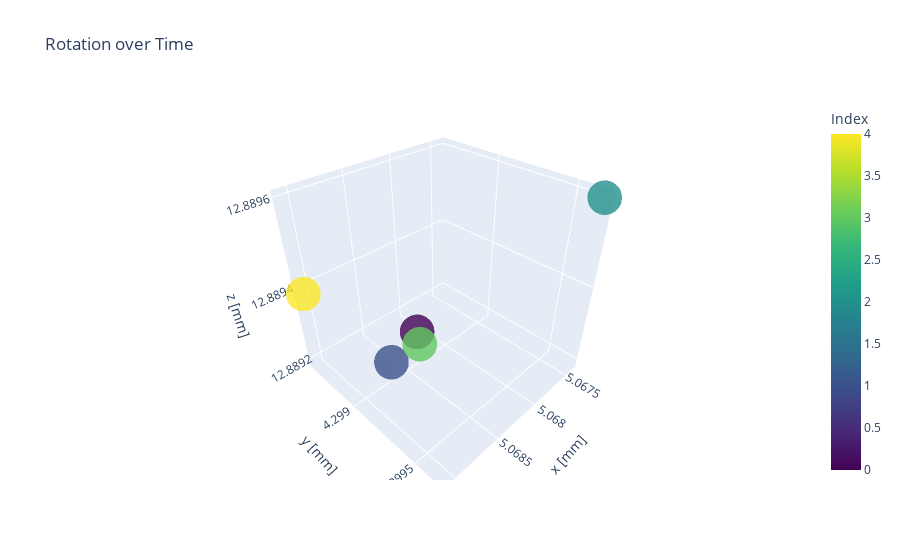

This figure's notebook cell:
### Code cell
a = 0
b = 1

measured2D = go.Scatter3d(x=locpred[:,a], y=locpred[:,b], z=locpred[:,2], mode='markers', marker=dict(
        size=12,
        color=np.array(range(len(locpred[:,a]))),                # set color to an array/list of desired values
        colorbar=dict(
            title="Index"
        ),
        colorscale='Viridis',   # choose a colorscale
        opacity=0.8
    ))
#calc2D = go.Scatter(x=locact[:,a], y=locact[:,b], mode='markers')
layout = go.Layout(title='Rotation over Time', scene=dict(xaxis_title='x [mm]', yaxis_title='y [mm]', zaxis_title='z [mm]'))
fig2 = go.Figure(data=[measured2D], layout=layout)
fig2.update_yaxes(scaleanchor='x')
fig2.show()

### Figure 1 — Plotly figure (JSON) as saved in the notebook; plotly's stock layout.template omitted (floating-point values rounded to 4 significant figures)
{"data": [{"marker": {"color": [0, 1, 2, 3, 4], "colorbar": {"title": {"text": "Index"}}, "colorscale": [[0, "#440154"], [0.1111, "#482878"], [0.2222, "#3e4989"], [0.3333, "#31688e"], [0.4444, "#26828e"], [0.5556, "#1f9e89"], [0.6667, "#35b779"], [0.7778, "#6ece58"], [0.8889, "#b5de2b"], [1, "#fde725"]], "opacity": 0.8, "size": 12}, "mode": "markers", "type": "scatter3d", "x": [5.068, 5.069, 5.067, 5.069, 5.069], "y": [4.299, 4.299, 4.3, 4.299, 4.299], "z": [12.89, 12.89, 12.89, 12.89, 12.89]}], "layout": {"scene": {"xaxis": {"title": {"text": "x [mm]"}}, "yaxis": {"title": {"text": "y [mm]"}}, "zaxis": {"title": {"text": "z [mm]"}}}, "title": {"text": "Rotation over Time"}, "yaxis": {"scaleanchor": "x"}}}
